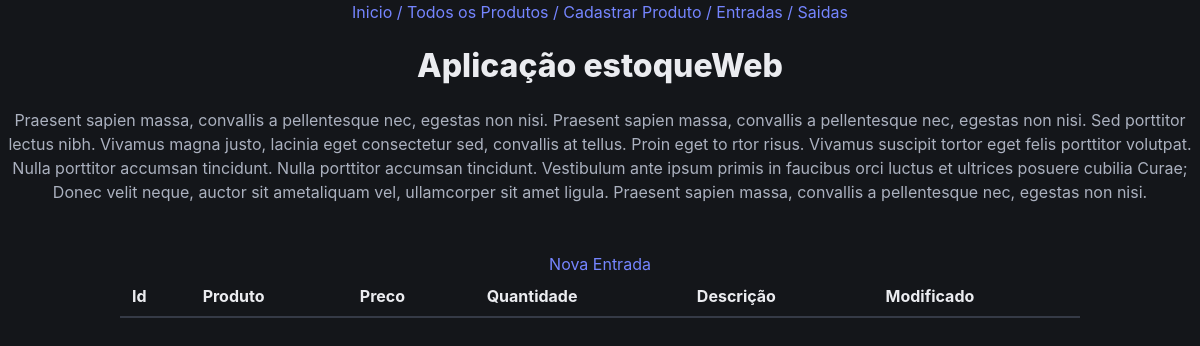
Before: /entrada/ with the older database file.
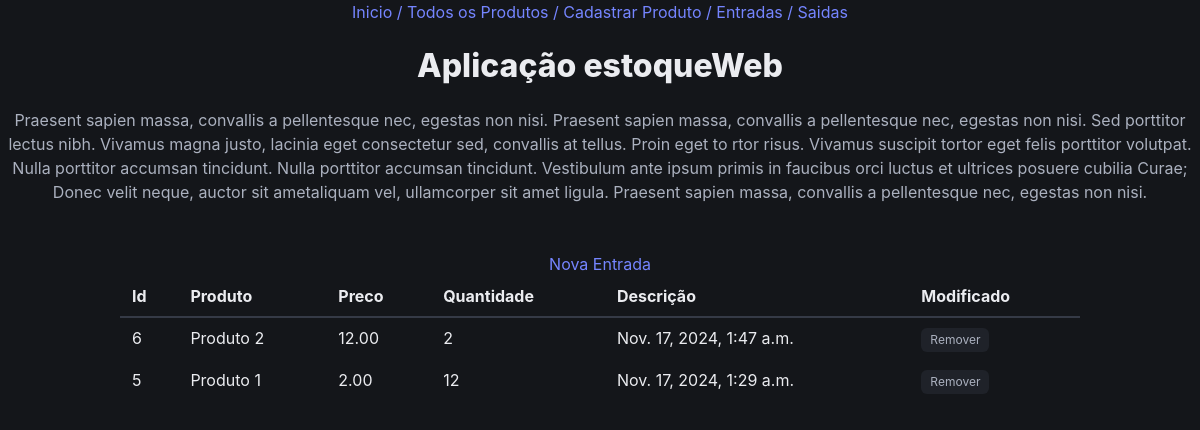
After: the same page with the newer database file.
### entrada/models.py (models this page shows)
class Entradas(models.Model):
    produto = models.ForeignKey(Produtos, on_delete = models.CASCADE, verbose_name= "Produto")
    preco = models.DecimalField('Preço', decimal_places=2, max_digits=8, default=0)
    quantidade = models.IntegerField('Quantidade', default=0)
    criado = models.DateTimeField("Criado em", auto_now_add =True)
    modificado = models.DateTimeField('Modificado em', auto_now_add=True)

### produto/models.py (models this page shows, shortened)
class Produtos(models.Model):
    produto = models.CharField('Produto', max_length=200)
    cor = models.ForeignKey(Cores, on_delete=models.PROTECT, verbose_name='Cor')
    descricao = models.TextField('Descrição', blank=True)
    preco = models.DecimalField('Preço', decimal_places=2, max_digits=8, default=0)
    quantidade = models.IntegerField('Quantidade', default=0)
    criado = models.DateTimeField('Criado em', auto_now_add=True)
    modificado = models.DateTimeField('Modificado em', auto_now=True)
    def __str__(self):
        return self.produto
    class Meta:
        ordering = ['-produto']
        verbose_name = 'Produto'

### entrada/views.py (the view)
# urls.py: path('', list_entrada, name='list_entrada'),
def list_entrada(request):
    result = Entradas.objects.all().order_by('-id')
    context = {
        'entradas':result,
    }
    return render(request, 'list_entrada.html', context)

### entrada/templates/list_entrada.html (shortened to what this page needs)
{% extends 'base.html' %}
{% block product %}
<h1 class="title">Aplicação estoqueWeb</h1>
<p>Praesent sapien massa, convallis a pellentesque nec,
egestas non nisi. Praesent sapien massa, convallis a
pellentesque nec, egestas non nisi. Sed porttitor lectus nibh.
Vivamus magna justo, lacinia eget consectetur sed, convallis
at tellus. Proin eget to rtor risus. Vivamus suscipit tortor
eget felis porttitor volutpat. Nulla porttitor accumsan
tincidunt. Nulla porttitor accumsan tincidunt. Vestibulum ante
ipsum primis in faucibus orci luctus et ultrices posuere
cubilia Curae; Donec velit neque, auctor sit ametaliquam vel,
ullamcorper sit amet ligula. Praesent sapien massa, convallis
a pellentesque nec, egestas non nisi.</p>
<a href="{% url 'new_entrada' %}">Nova Entrada</a>
<table class="table container has-text-left">
    <thead>
    <tr>
        <th>Id</th>
        <th>Produto</th>
        <th>Preco</th>
        <th>Quantidade</th>
        <th>Descrição</th>
        <th>Modificado</th>
    </tr>
    </thead>
    {% for i in entradas %}
    <tbody>
    <tr>
        <td>{{i.id}}</td>
        <td>{{i.produto}}</td>
        <td>{{i.preco}}</td>
        <td>{{i.quantidade}}
        <td>{{i.modificado}}</td>
        <td><a class="tag" href="{%url 'remove_entrada' i.id%}">Remover</a></td>
    </tr>
    </tbody>
    {% endfor %}
</table>
{% endblock %}

Changed rows visible on the page:
added Entradas: id "6", produto "Produto 2", preco "12.00", quantidade "2", modificado "Nov. 17, 2024, 1:47 a.m."
added Entradas: id "5", produto "Produto 1", preco "2.00", quantidade "12", modificado "Nov. 17, 2024, 1:29 a.m."
